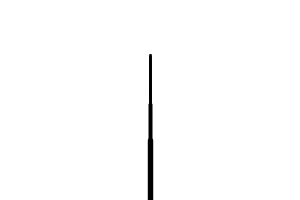
Frame 1 (no input)
Frame 60 (the mouse pressed at the canvas centre just before this capture): identical to frame 1, image omitted
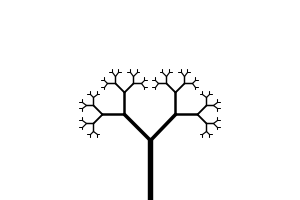
Frame 120 (the mouse held since frame 60 and released just before this capture)

The Processing sketch that drew these frames (run headless with seeded random() and noise(); from frame 60 on, the mouse is pressed at the canvas centre):

// Processing sketch: fractals84__tree
// ── fractals84__tree.pde
float t; 
void setup() {
  size(300, 200);
}

void draw() {
  background(255);
  t = map(mouseX, 0, width, 0, PI/2);
  translate(width/2,height);
  stroke(0);
  branch(60);
}

void branch(float l_) {
  float sw = map(l_, 2, 120, 1, 10);
  strokeWeight(sw);

  line(0, 0, 0, -l_);
  translate(0, -l_);
  l_*=0.6;
  if (l_>2) {
    pushMatrix();
      rotate(t);
      branch(l_);
    popMatrix();
    pushMatrix();
      rotate(-t);
      branch(l_);
    popMatrix();
  }
}
